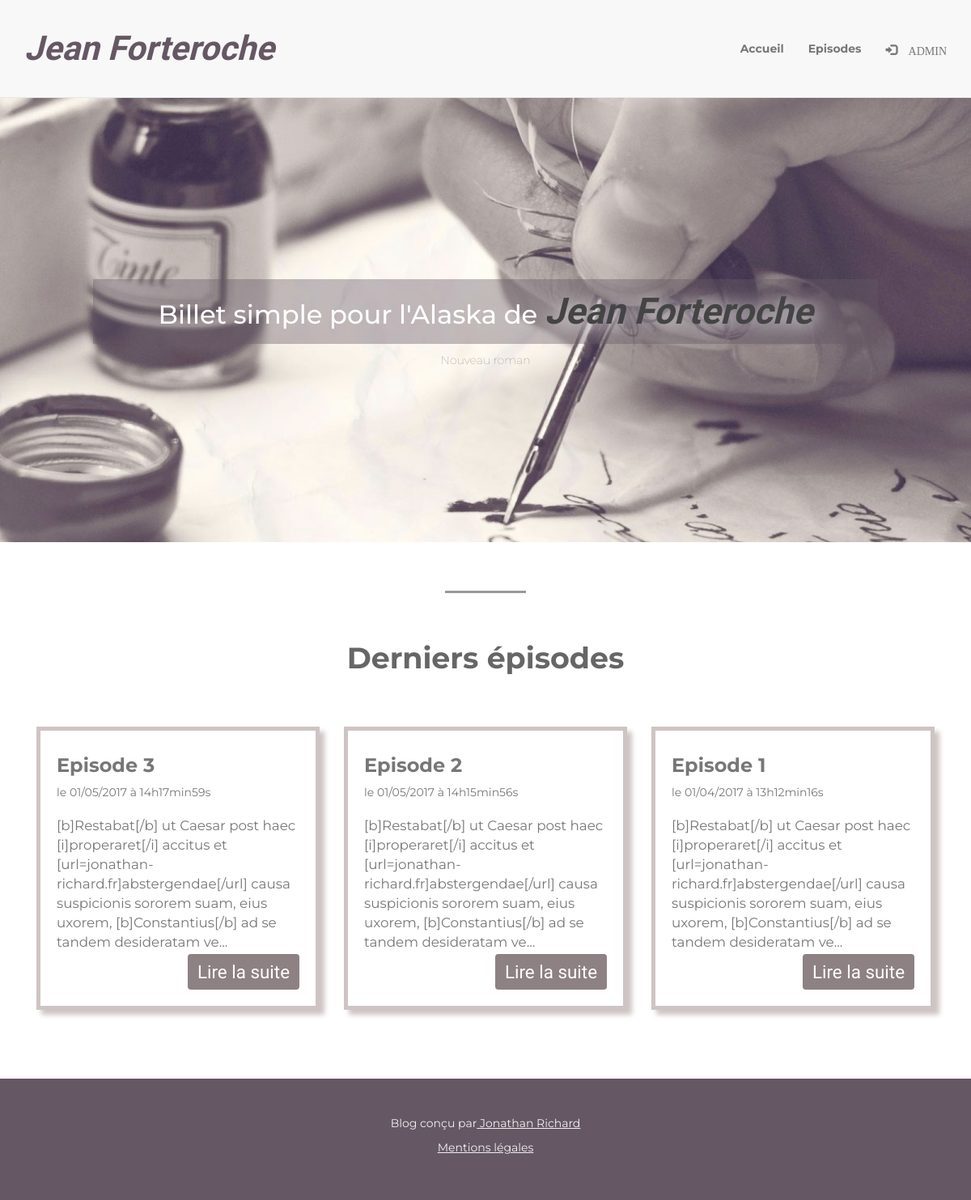
/blog/index.php, run on the app's committed database.
### tables this page shows
CREATE TABLE `articles` (
  `id` int(11) NOT NULL,
  `title` varchar(100) NOT NULL,
  `content` text NOT NULL,
  `date` datetime NOT NULL
);

### blog/controllers/controllerAccueil.php (called while the page is built, shortened)
<?php
 $modelArticle = new ModelArticle($bdd);
$articles = $modelArticle->getArticles();
require_once('views/viewAccueil.php');

### blog/index.php (called while the page is built, shortened)
<?php
require_once('controllers/router.php');

### blog/models/ModelArticle.php (called while the page is built, shortened)
<?php
class ModelArticle
{
    private $_bdd;
    public function bbcode_to_html($bbtext)
    {
      $bbtags = array(
        '[heading1]' => '<h1>','[/heading1]' => '</h1>',
        '[heading2]' => '<h2>','[/heading2]' => '</h2>',
        '[heading3]' => '<h3>','[/heading3]' => '</h3>',
        '[h1]' => '<h1>','[/h1]' => '</h1>',
        '[h2]' => '<h2>','[/h2]' => '</h2>',
        '[h3]' => '<h3>','[/h3]' => '</h3>',
        '[paragraph]' => '<p>','[/paragraph]' => '</p>',
        '[para]' => '<p>','[/para]' => '</p>',
        '[p]' => '<p>','[/p]' => '</p>',
        '[left]' => '<p style="text-align:left;">','[/left]' => '</p>',
        '[right]' => '<p style="text-align:right;">','[/right]' => '</p>',
        '[center]' => '<p style="text-align:center;">','[/center]' => '</p>',
        '[justify]' => '<p style="text-align:justify;">','[/justify]' => '</p>',
        '[bold]' => '<span style="font-weight:bold;">','[/bold]' => '</span>',
        '[italic]' => '<span style="font-style:italic;">','[/italic]' => '</span>',
        '[underline]' => '<span style="text-decoration:underline;">','[/underline]' => '</span>',
        '[b]' => '<span style="font-weight:bold;">','[/b]' => '</span>',
        '[i]' => '<span style="font-style:italic;">','[/i]' => '</span>',
        '[u]' => '<span style="text-decoration:underline;">','[/u]' => '</span>',
        '[break]' => '<br>',
        '[br]' => '<br>',
        '[newline]' => '<br>',
        '[nl]' => '<br>',
        '[unordered_list]' => '<ul>','[/unordered_list]' => '</ul>',
        '[list]' => '<ul>','[/list]' => '</ul>',
        '[ul]' => '<ul>','[/ul]' => '</ul>',
        '[ordered_list]' => '<ol>','[/ordered_list]' => '</ol>',
        '[ol]' => '<ol>','[/ol]' => '</ol>',
        '[list_item]' => '<li>','[/list_item]' => '</li>',
        '[li]' => '<li>','[/li]' => '</li>',
        '[*]' => '<li>','[/*]' => '</li>',
        '[code]' => '<code>','[/code]' => '</code>',
        '[preformatted]' => '<pre>','[/preformatted]' => '</pre>',
        '[pre]' => '<pre>','[/pre]' => '</pre>',
      );
      $bbtext = str_ireplace(array_keys($bbtags), array_values($bbtags), $bbtext);
      $bbextended = array(
        "/\[url](.*?)\[\/url]/i" => "<a href=\"http://$1\" title=\"$1\">$1</a>",
        "/\[url=(.*?)\](.*?)\[\/url\]/i" => "<a href=\"http://$1\" title=\"$1\">$2</a>",
        "/\[email=(.*?)\](.*?)\[\/email\]/i" => "<a href=\"mailto:$1\">$2</a>",
        "/\[mail=(.*?)\](.*?)\[\/mail\]/i" => "<a href=\"mailto:$1\">$2</a>",
        "/\[img\]([^[]*)\[\/img\]/i" => "<img src=\"$1\" alt=\" \" />",
        "/\[image\]([^[]*)\[\/image\]/i" => "<img src=\"$1\" alt=\" \" />",
        "/\[image_left\]([^[]*)\[\/image_left\]/i" => "<img src=\"$1\" alt=\" \" class=\"img_left\" />",
        "/\[image_right\]([^[]*)\[\/image_right\]/i" => "<img src=\"$1\" alt=\" \" class=\"img_right\" />",
      );
      return $bbtext;
    }
    public function getArticles()
    {
        $articles = [];
        $req = $this->_bdd->query('SELECT id, title, content, DATE_FORMAT(date, \'%d/%m/%Y à %Hh%imin%ss\') AS articleDate FROM articles ORDER BY id DESC');
        $req->execute();
        while($data = $req->fetch(PDO::FETCH_ASSOC))
        {
            $articles[] = new Article($data);
        }
        return $articles;
    }
    public function setBdd(PDO $bdd)
    {
        $this->_bdd = $bdd;
    }
}

### blog/models/Article.php (called while the page is built, shortened)
<?php
class Article
{
    private $_id;
    private $_title;
    private $_content;
    private $_articleDate;
    public function hydrate(array $data)
    {
        foreach($data as $key => $value)
        {
            $method = 'set'.ucfirst($key);
        }
    }
    public function id()
    {
        return $this->_id;
    }
    public function title()
    {
        return $this->_title;
    }
    public function content()
    {
        return $this->_content;
    }
    public function articleDate()
    {
        return $this->_articleDate;
    }
    public function setId($id)
    {
        $id = (int) $id;
        if($id > 0)
            $this->_id = $id;
    }
    public function setTitle($title)
    {
        if(is_string($title))
            $this->_title = $title;
    }
    public function setContent($content)
    {
        if(is_string($content))
            $this->_content = $content;
    }
    public function setArticleDate($articleDate)
    {
        $this->_articleDate = $articleDate;
    }
}

### blog/views/viewAccueil.php (the view)
<?php require_once('views/header.php'); ?>
            <div class="container-fluid">
                <div class="row">
                    <div class="col-lg-12">
                        <h1>Billet simple pour l'Alaska de <span>Jean Forteroche</span></h1>
                    </div>
                    <div class="col-lg-12">
                        <p><strong>Nouveau roman</strong></p>
                    </div>
                </div>
            </div>
        </header>
        <section id="episodes">
            <div class="container">
                <div class="divider"></div>
                <h2>Derniers épisodes</h2>
                <div id="row">
                <?php
                foreach($articles as $article): ?>
                    <article>
                        <h3><?= ucfirst($article->title()) ?></h3>
                        <time>le <?= $article->articleDate() ?></time>
                        <p><?= $modelArticle->bbcode_to_html(substr($article->content(), 0, 200)) ?>...</p>
                        <a href="episode&amp;id=<?= $article->id() ?>" class="btn link">Lire la suite</a>
                    </article>
                <?php endforeach; ?>
                </div>
            </div>
        </section>
<?php require_once('views/footer.php'); ?>

### blog/controllers/router.php
<?php
try
{
    if(isset($_GET['action']))
    {
        if(file_exists('controllers/controller' . ucfirst($_GET['action']) . '.php'))
            require_once('controllers/controller' . ucfirst($_GET['action']) . '.php');
        else
            throw new Exception('Page introuvable');
    }
    else
        require_once('controllers/controllerAccueil.php');
}
catch(Exception $e)
{
    $errorMsg = $e->getMessage();
    require_once('views/viewError.php');
}

### blog/views/header.php (shortened to what this page needs)
<!DOCTYPE html>
<html lang="fr">
    <head>
        <link rel="stylesheet" href="https://maxcdn.bootstrapcdn.com/bootstrap/3.3.7/css/bootstrap.min.css" />
        <link rel="stylesheet" href="<?= URL.'content/style.css' ?>" />
    </head>
    <body>
        <header>
            <nav class="navbar navbar-default navbar-fixed-top" role="navigation">
                <div class="container">
                    <div class="navbar-header">
                        <a class="navbar-brand" href="<?= URL ?>"><strong>Jean Forteroche</strong></a>
                    </div>
                    <div class="collapse navbar-collapse" id="bs-example-navbar-collapse-1">
                        <ul class="nav navbar-nav navbar-right">
                            <li><a href="<?= URL ?>">Accueil</a></li>
                            <li><a href="<?= URL.'index.php#episodes' ?>">Episodes</a></li>
                            <li><a href="<?= URL.'login' ?>" class="glyphicon glyphicon-log-in"> ADMIN</a></li>
                        </ul>
                    </div>
                </div>
            </nav>

### blog/views/footer.php (shortened to what this page needs)
        <footer>
            <p>Blog conçu par<a href="https://jonathan-richard.fr"> Jonathan Richard</a></p>
            <p><a href="<?= URL.'mentions' ?>">Mentions légales</a></p>
        </footer>
    </body>
</html>

### blog/content/style.css (style rules this page uses)
body { font-family: 'Montserrat', sans-serif; color: #777; }
h1, h2 { color: #655764; }
h2, h3 { font-weight: bold; }
span { font-family: 'Parisienne', cursive; }
.divider { width: 100px; height: 3px; background-color: #999; margin: 60px auto 0 auto; }
time { display: inline-block; margin-bottom: 20px; }
a:link, a:hover, a:visited { text-decoration: none; }
header nav { padding: 35px 0; }
.navbar-brand { font-family: 'Parisienne', cursive; font-size: 3em; font-style: italic; color: #655764 !important; }
header nav ul li a { font-weight: bold; }
header .container-fluid { background: url(images/wallpaper.jpg) center no-repeat; margin-top: 120px; height: 550px; display: flex; justify-content: center; align-items: center; text-align: center; }
header .container-fluid h1 { font-size: 2.3em; background-color: rgba(101, 87, 100, 0.4); padding: 15px 10px; color: #fff; }
header .container-fluid h1 span { color: #444; text-shadow: 3px 3px 24px #fff; font-style: italic; font-weight: bold; font-size: 1.4em; }
header .container-fluid strong { font-size: 1em; font-weight: 100; }
#episodes h2 { margin-top: 60px; font-size: 2.6em; color: #666; text-align: center; }
#row { margin-top: 30px; display: flex; justify-content: space-around; flex-wrap: wrap; }
#episodes article { width: 350px; height: 350px; margin: 35px 0; padding: 10px 20px; border: 5px solid #cec4c3; box-shadow: 6px 6px 6px #cec4c3; position: relative; }
#episodes article p { font-size: 1.2em; }
#episodes article .link { font-size: 1.6em; font-family: 'Parisienne', cursive; color: #fff; background-color: #8d8183; border: none; position: absolute; bottom: 20px; right: 20px; }
footer { min-height: 150px; background-color: #655764; margin-top: 50px; display: flex; flex-direction: column; justify-content: center; align-items: center; }
footer p, footer a { color: #f1f1f1; }
footer a { text-decoration: underline !important; }

### data on the page
articles: title "Episode 3", articleDate "01/05/2017 à 14h17min59s", content "[b]Restabat[/b] ut Caesar post haec [i]properaret[/i] accitus et [url=jonathan-richard.fr]abstergendae[/url] causa suspicionis sororem suam, eius uxorem, [b]Constantius[/b] ad se tandem desideratam ve"
articles: title "Episode 2", articleDate "01/05/2017 à 14h15min56s", content "[b]Restabat[/b] ut Caesar post haec [i]properaret[/i] accitus et [url=jonathan-richard.fr]abstergendae[/url] causa suspicionis sororem suam, eius uxorem, [b]Constantius[/b] ad se tandem desideratam ve"
articles: title "Episode 1", articleDate "01/04/2017 à 13h12min16s", content "[b]Restabat[/b] ut Caesar post haec [i]properaret[/i] accitus et [url=jonathan-richard.fr]abstergendae[/url] causa suspicionis sororem suam, eius uxorem, [b]Constantius[/b] ad se tandem desideratam ve"
